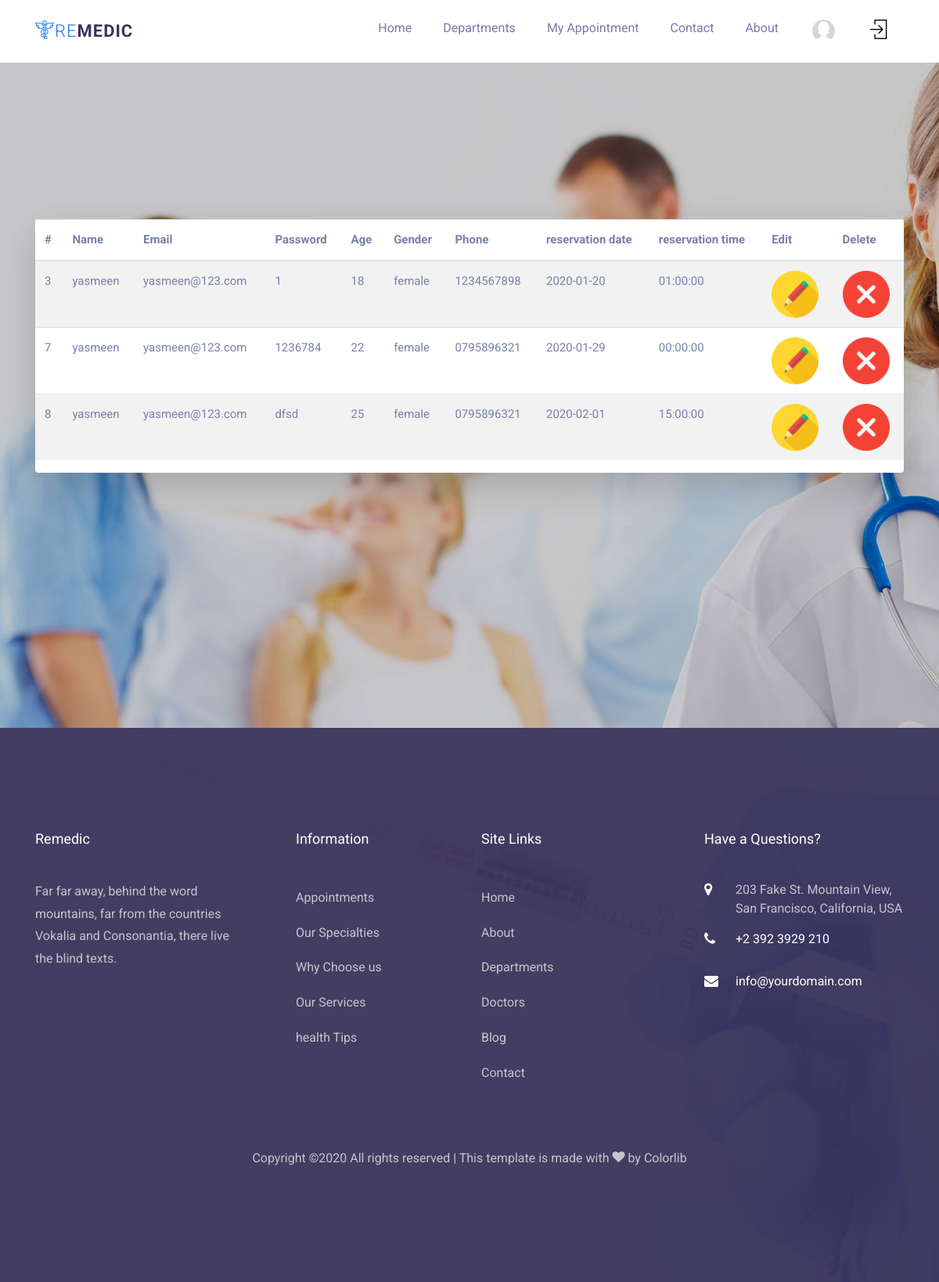
/myappointment.php (signed in), run on the app's committed database.
### tables this page shows
CREATE TABLE IF NOT EXISTS `reservation` (
  `reservation_id` int(3) NOT NULL AUTO_INCREMENT,
  `fullname` varchar(100) NOT NULL,
  `email` varchar(100) NOT NULL,
  `pass` varchar(100) NOT NULL,
  `age` int(3) NOT NULL,
  `gender` varchar(100) NOT NULL,
  `phone` varchar(100) NOT NULL,
  `reservation_date` date NOT NULL,
  `reservation_time` time NOT NULL,
  `patient_id` int(3) NOT NULL,
  `doctor_id` int(3) NOT NULL,
  PRIMARY KEY (`reservation_id`)
);

### myappointment.php (the view, shortened to what this page needs)
<?php
include("includes/public_header.php");
?>
<body class="animsition " style="background-image: url('images/bg_1.jpg'); background-attachment:fixed;" >
<div class="hero-wrap" style="margin-top:200px;" >
    <div class="container">
    <div class="card o-hidden border-0 shadow-lg">
    <table class="table table-striped">
    <thead>
    <tr>
      <th scope="col">#</th>
      <th scope="col">Name</th>
      <th scope="col">Email</th>
      <th scope="col">Password</th>
      <th scope="col">Age</th>
      <th scope="col">Gender</th>
      <th scope="col">Phone</th>
      <th scope="col">reservation date</th>
      <th scope="col">reservation time</th>
      <th scope="col">Edit</th>
      <th scope="col">Delete</th>
    </tr>
  </thead>
  <tbody>
     <?php
       $query  = "SELECT * FROM reservation WHERE patient_id={$_SESSION['patient_id']}";
    $result = mysqli_query($conn,$query);
    while ($row = mysqli_fetch_assoc($result)){
      echo "<tr>";
      echo"<td>{$row['reservation_id']}</td>";
     echo" <td>{$row['fullname']}</td>";
      echo"<td>{$row['email']}</td>";
     echo" <td>{$row['pass']}</td>";
     echo" <td>{$row['age']}</td>";
     echo" <td>{$row['gender']}</td>";
     echo" <td>{$row['phone']}</td>";
     echo" <td>{$row['reservation_date']}</td>";
     echo" <td>{$row['reservation_time']}</td>";
     echo" <td><a href='update_appointment.php?reservation_id={$row['reservation_id']}'><img src='admin/img/edit.png' height='60px' width='60px' title='edit'></a></td>";
     echo" <td><a href='delete_appointment.php?reservation_id={$row['reservation_id']}'><img src='admin/img/delete.png' height='60px' width='60px' title='delete'></a></td>";
    echo"</tr>";
    }
    ?>
  </tbody>
</table>
</div>
</div>
</div>
  </body>
  </html>
  <?php
  include("includes/public_footer.php");
  ?>

### data on the page
reservation: reservation_id "3", fullname "yasmeen", email "yasmeen@123.com", pass "1", age "18", gender "female", phone "1234567898", reservation_date "2020-01-20", reservation_time "01:00:00"
reservation: reservation_id "7", fullname "yasmeen", email "yasmeen@123.com", pass "1236784", age "22", gender "female", phone "0795896321", reservation_date "2020-01-29", reservation_time "00:00:00"
reservation: reservation_id "8", fullname "yasmeen", email "yasmeen@123.com", pass "dfsd", age "25", gender "female", phone "0795896321", reservation_date "2020-02-01", reservation_time "15:00:00"
